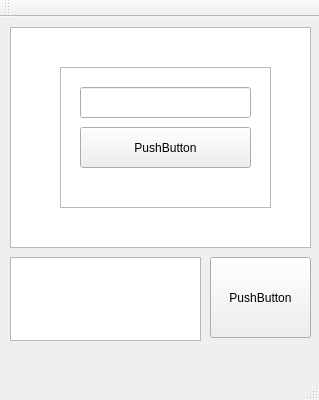
<?xml version="1.0" encoding="UTF-8"?>
<ui version="4.0">
 <class>MainWindow</class>
 <widget class="QMainWindow" name="MainWindow">
  <property name="geometry">
   <rect>
    <x>0</x>
    <y>0</y>
    <width>319</width>
    <height>400</height>
   </rect>
  </property>
  <property name="windowTitle">
   <string>MainWindow</string>
  </property>
  <widget class="QWidget" name="centralWidget">
   <widget class="QPlainTextEdit" name="txt_envia">
    <property name="geometry">
     <rect>
      <x>10</x>
      <y>240</y>
      <width>191</width>
      <height>84</height>
     </rect>
    </property>
   </widget>
   <widget class="QPlainTextEdit" name="txt_recebe">
    <property name="geometry">
     <rect>
      <x>10</x>
      <y>10</y>
      <width>301</width>
      <height>221</height>
     </rect>
    </property>
    <property name="readOnly">
     <bool>true</bool>
    </property>
   </widget>
   <widget class="QPushButton" name="btn_envia">
    <property name="geometry">
     <rect>
      <x>210</x>
      <y>240</y>
      <width>101</width>
      <height>81</height>
     </rect>
    </property>
    <property name="text">
     <string>PushButton</string>
    </property>
   </widget>
   <widget class="QFrame" name="fr_login">
    <property name="geometry">
     <rect>
      <x>60</x>
      <y>50</y>
      <width>211</width>
      <height>141</height>
     </rect>
    </property>
    <property name="frameShape">
     <enum>QFrame::StyledPanel</enum>
    </property>
    <property name="frameShadow">
     <enum>QFrame::Raised</enum>
    </property>
    <widget class="QLineEdit" name="txt_nome">
     <property name="geometry">
      <rect>
       <x>20</x>
       <y>20</y>
       <width>171</width>
       <height>31</height>
      </rect>
     </property>
    </widget>
    <widget class="QPushButton" name="btn_entrar">
     <property name="geometry">
      <rect>
       <x>20</x>
       <y>60</y>
       <width>171</width>
       <height>41</height>
      </rect>
     </property>
     <property name="text">
      <string>PushButton</string>
     </property>
    </widget>
   </widget>
  </widget>
  <widget class="QMenuBar" name="menuBar">
   <property name="geometry">
    <rect>
     <x>0</x>
     <y>0</y>
     <width>319</width>
     <height>25</height>
    </rect>
   </property>
  </widget>
  <widget class="QToolBar" name="mainToolBar">
   <attribute name="toolBarArea">
    <enum>TopToolBarArea</enum>
   </attribute>
   <attribute name="toolBarBreak">
    <bool>false</bool>
   </attribute>
  </widget>
  <widget class="QStatusBar" name="statusBar"/>
 </widget>
 <layoutdefault spacing="6" margin="11"/>
 <resources/>
 <connections/>
</ui>
